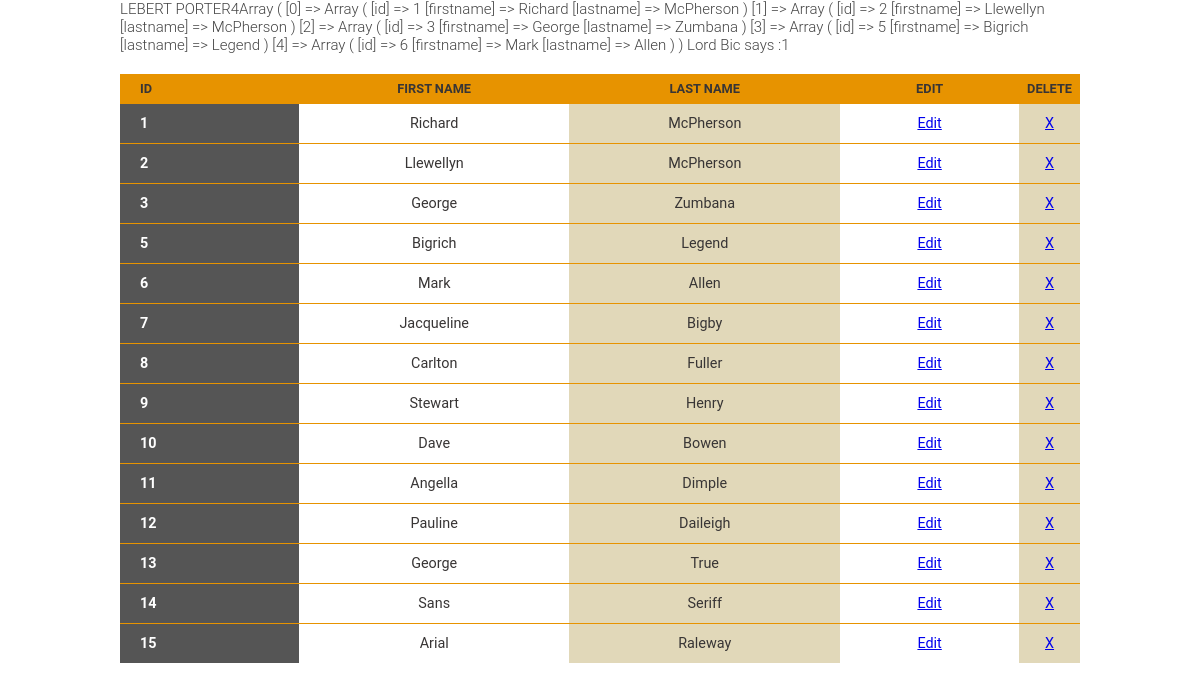
The app's page /phpcrudoop/index.php with its own data.
### tables this page shows
CREATE TABLE `players` (
  `id`        INT(11)     NOT NULL,
  `firstname` VARCHAR(32) NOT NULL,
  `lastname`  VARCHAR(32) NOT NULL
);

### phpcrudoop/MySqlDb.php (called while the page is built, shortened)
<?php
class MySqlDb {
	protected $_mysqli;
	protected $_query;
	public function __construct( $host, $username, $password, $db ) {
		$this->_mysqli = new mysqli( $host, $username, $password, $db ) or die( 'Error connecting to database' );
	}
	public function query( $query ) {
		$this->_query = filter_var( $query, FILTER_SANITIZE_STRING );
		$stmt         = $this->_prepareQuery();
		$stmt->execute();
		$results = $this->_dynamicBindResults( $stmt );
		return $results;
	}
	public function get( $tableName, $numRows = null ) {
		$this->_query = "SELECT * FROM $tableName";
		$stmt         = $this->_buildQuery( $numRows );
		$stmt->execute();
		$results = $this->_dynamicBindResults( $stmt );
		return $results;
	}
	protected function _buildQuery( $numRows = null, $tableData = false ) {
		if ( isset( $numRows ) ) {
			$this->_query .= " LIMIT " . (int) $numRows;
		}
		$stmt = $this->_prepareQuery();
		return $stmt;
	}
	protected function _dynamicBindResults( $stmt ) {
		$parameters = array();
		$results    = array();
		$meta       = $stmt->result_metadata();
		while ( $field = $meta->fetch_field() ) {
			$parameters[] = &$row[ $field->name ];
		}
		call_user_func_array( array( $stmt, 'bind_result' ), $parameters );
		while ( $stmt->fetch() ) {
			$x = array();
			foreach ( $row as $key => $val ) {
				$x[ $key ] = $val;
			}
			$results[] = $x;
		}
		return $results;
	}
	protected function _prepareQuery() {
		if ( ! $stmt = $this->_mysqli->prepare( $this->_query ) ) {
			trigger_error( 'Problem preparing query', E_USER_ERROR );
		}
			return $stmt;
	}
}

### phpcrudoop/index.php (the view, shortened to what this page needs)
<?php
require_once( 'MySqlDb.php' );
$Db      = new MySqlDb( 'localhost', 'root', 'root', 'records' );
$results = $Db->query( 'SELECT * FROM players' );
$output = $Db->get('players', 5);
echo "Lord Bic says :".print_r($output);
?>
<!DOCTYPE html>
<html lang="en">
<head>
	<link rel="stylesheet" type="text/css" href="style.css">
</head>
<body>
<table id="players">
	<thead>
	<th>ID</th>
	<th>First Name</th>
	<th>Last Name</th>
	<th>Edit</th>
	<th>Delete</th>
	</thead>
	<?php
	foreach ( $results as $result ) {
		echo "<tr>";
		echo "<td>" . $result['id'] . "</td>";
		echo "<td>" . $result['firstname'] . "</td>";
		echo "<td>" . $result['lastname'] . "</td>";
		echo "<td><a href='" . $result['id'] . "'>Edit</a></td>";
		echo "<td><a href='" . $result['id'] . "'>X</a></td>";
		echo "</tr>";
	}
	?>
</table>
</body>
</html>

### phpcrudoop/style.css (style rules this page uses)
body { background: #FFF; font-family: 'Raleway', sans-serif; }
body { background-color: #fff; margin: 0 auto; padding: 0; font-family: 'Roboto', sans-serif; color: #444; font-size: 15px; line-height: 18px; font-weight: 300; width: 960px; }
table#players { margin: 20px 0 0 0; border-collapse: collapse; border-spacing: 0; background: #FFFFFF; color: #383535; }
table#players th, table#players td { text-align: center; }
table#players th { font-size: 0.8em; line-height: 12px; background-color: #E79300; text-transform: uppercase; padding: 8px; vertical-align: bottom; }
table#players th:nth-child(1) { width: 20%; text-align: left; padding-left: 20px; }
table#players th:nth-child(2) { width: 30%; }
table#players th:nth-child(3) { width: 30%; }
table#players th:nth-child(4) { width: 20%; }
table#players td { font-size: 0.9em; line-height: 15px; padding: 12px; }
table#players tr { border-top: 1px solid #E79300; }
table#players tr td:nth-child(1) { background: #555; color: #fff; text-align: left; padding-left: 20px; font-weight: 700; }
table#players tr td:nth-child(2n+3) { background: #e1d8b9; }

### records on screen
players: id "1", firstname "Richard", lastname "McPherson"
players: id "2", firstname "Llewellyn", lastname "McPherson"
players: id "3", firstname "George", lastname "Zumbana"
players: id "5", firstname "Bigrich", lastname "Legend"
players: id "6", firstname "Mark", lastname "Allen"
players: id "7", firstname "Jacqueline", lastname "Bigby"
players: id "8", firstname "Carlton", lastname "Fuller"
players: id "9", firstname "Stewart", lastname "Henry"
players: id "10", firstname "Dave", lastname "Bowen"
players: id "11", firstname "Angella", lastname "Dimple"
players: id "12", firstname "Pauline", lastname "Daileigh"
players: id "13", firstname "George", lastname "True"
players: id "14", firstname "Sans", lastname "Seriff"
players: id "15", firstname "Arial", lastname "Raleway"

### other values on screen
print_r($output) "1"
